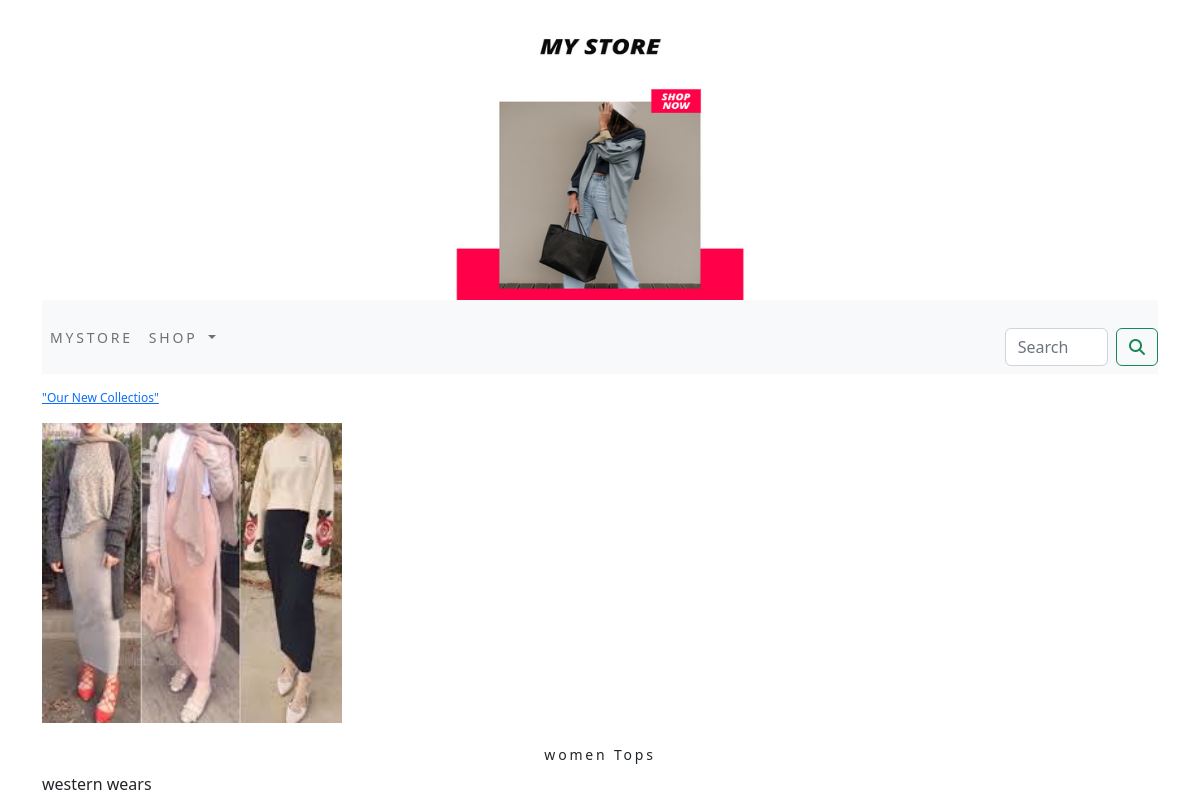
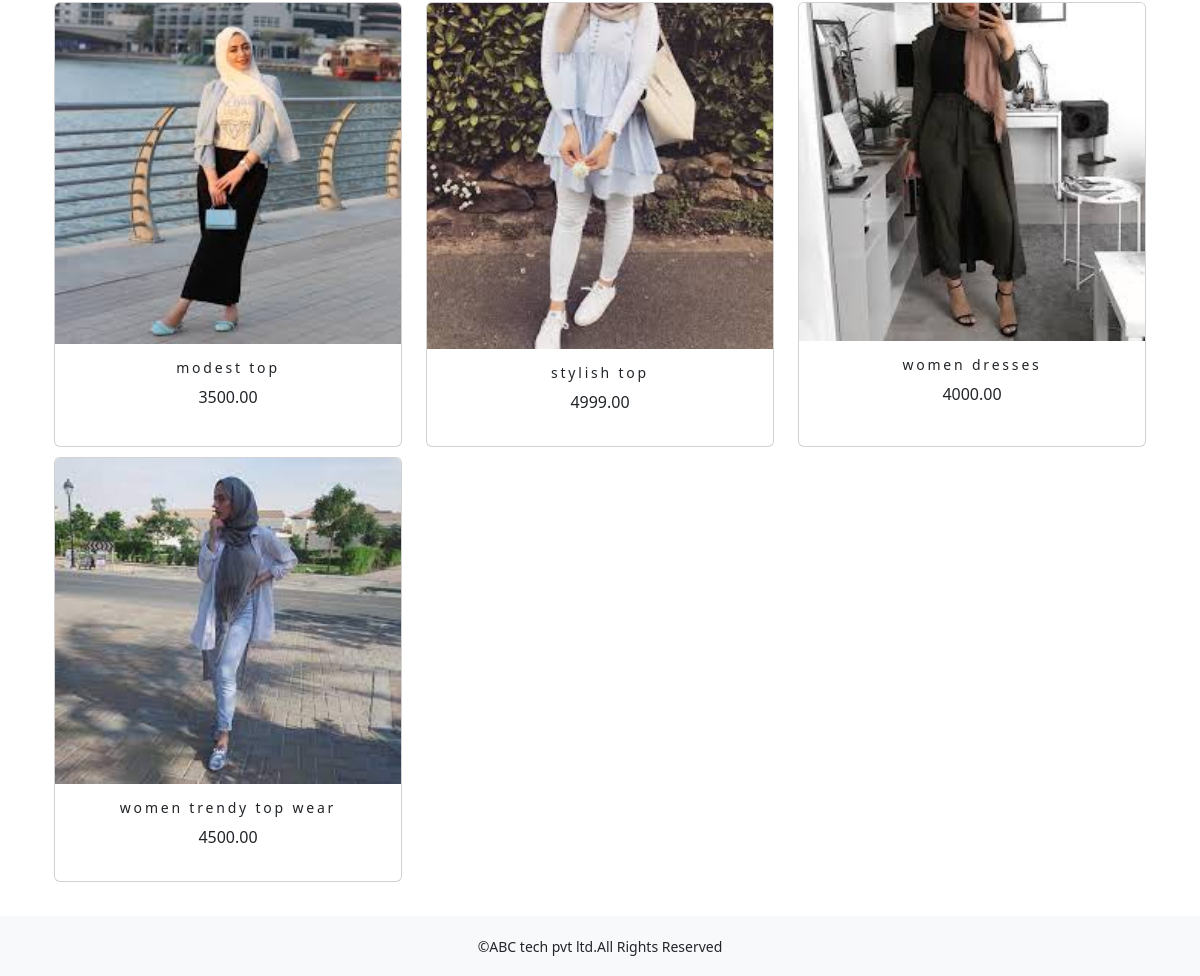
Screenshot of /shop/women-tops/ with the database file from the repository (2 pictures, top to bottom).
### ecommerceapp/models.py (models this page shows, shortened)
class Category(models.Model):
    name=models.CharField(max_length=250,unique=True)
    slug=models.SlugField(max_length=50,unique=True)
    description=models.TextField(blank=True)
    image=models.ImageField(upload_to='category',blank=True)
    class Meta:
        ordering=('name',)
        verbose_name='category'
        verbose_name_plural='categories'
    def get_url(self):
        return reverse('ecommerceapp:products_by_category',args=[self.slug])

class Product(models.Model):
    name=models.CharField(max_length=250,unique=True)
    slug=models.SlugField(max_length=250,unique=True)
    description=models.TextField(blank=True)
    price=models.DecimalField(max_digits=10,decimal_places=2)
    category=models.ForeignKey(Category,on_delete=models.CASCADE)
    image=models.ImageField(upload_to='product',blank=True)
    stock=models.IntegerField()
    available=models.BooleanField(default=True)
    created=models.DateTimeField(auto_now_add=True)
    updated=models.DateTimeField(auto_now=True)
    def get_url(self):
        return reverse('ecommerceapp:prodCatdetail',args=[self.category.slug,self.slug])
    class Meta:
        ordering=('name',)
        verbose_name='product'
        verbose_name_plural='products'

### ecommerceapp/views.py (the view)
# urls.py: path('',views.allProdCat, name='allProdCat'),
def allProdCat(request,c_slug=None):
    c_page=None
    products_list=None
    if c_slug!=None:
        c_page=get_object_or_404(Category,slug=c_slug)
        products_list=Product.objects.all().filter(category=c_page,available=True)
    else:
        products_list=Product.objects.all().filter(available=True)
    paginator=Paginator(products_list,6)
    try:
        page=int(request.GET.get('page','1'))
    except:
        page=1
    try:
        products=paginator.page(page)
    except (EmptyPage,InvalidPage):
        products=paginator.page(paginator.num_pages)
    return render(request,"category.html",{'category':c_page,'products':products})

### cart_app/context_processors.py (called while the page is built)
def counter(request):
    item_count=0
    if 'admin' in request.path:
        return {}
    else:
        try:
            cart=Cart.objects.filter(cart_id=_cart_id(request))
            cart_items=CartItem.objects.all().filter(cart=cart[:1])
            for cart_item in cart_items:
                item_count += cart_item.quantity
        except Cart.DoesNotExist:
            item_count =0
    return dict(item_count=item_count)

### cart_app/views.py (called while the page is built)
def _cart_id(request):
    cart=request.session.session_key
    if not cart:
        cart=request.session.create()
    return cart

### ecommerceapp/context_processors.py (called while the page is built)
def menu_links(request):
    links=Category.objects.all()
    return dict(links=links)

### templates/category.html (shortened to what this page needs)
{% extends 'base.html' %}
{% load static %}
{% block content %}
     {% if category %}
        <div class="row my_row_class">
            <div class="mx_auto">
            <div>
                <p><a href="{% url 'ecommerceapp:allProdCat' %}">"Our New Collectios"</a></p>
            </div>
                </div>
        </div>
     {% endif %}
<div class="mx_auto">
     {% if category %}
         <img class="my_image" src="{{category.image.url}}" style="width:300px;height:300px;" alt="{{category.name}}">
</div>
    <br>
<div>
         <h1 class="text-center my_title">{{category.name}}</h1>
         <p class="text-justify">{{category.description}}</p>
</div>
      {% endif %}
<div class="container">
    <div class="row mx_auto">
        {% for product in products.object_list %}
        <div class="my_bottom_margin col-9 col-sm-12  col-md-4 xol-lg-4 ">
            <div class="card text-center" style="min-width:18rem; width:100%; height:100%;">
                <a href="{{product.get_url}}"><img class="card-img-top my_image" src="{{product.image.url}}" alt="{{product.name}}"></a>
                <div class="card-body"  >
                    <h4>{{product.name}}</h4>
                    <p>{{product.price}}</p>
                </div>
            </div>
        </div>
        {% endfor %}
    </div>
    <br>
</div>
{% endblock %}

### static/css/custom.css (style rules this page uses)
body { font-family: 'Roboto', sans-serif; }
.my_row_class { padding-top:15px; }
.my_row_class .mx_auto { color:#000; font-size:12px; }
.my_image { width:100%; height:auto; }
.my_title { font-size:14px; text_transform:uppercase; letter-spacing : .2em; }
.my_bottom_margin { margin-bottom:10px; }
.card-body h4 { font-size:14px; text_transform:uppercase; letter-spacing :.2em; }

### rows the page displays
Category: image (picture), name "women Tops", description "western wears"
Product: image (picture), name "modest top", price "3500.00"
Product: image (picture), name "stylish top", price "4999.00"
Product: image (picture), name "women dresses", price "4000.00"
Product: image (picture), name "women trendy top wear", price "4500.00"
